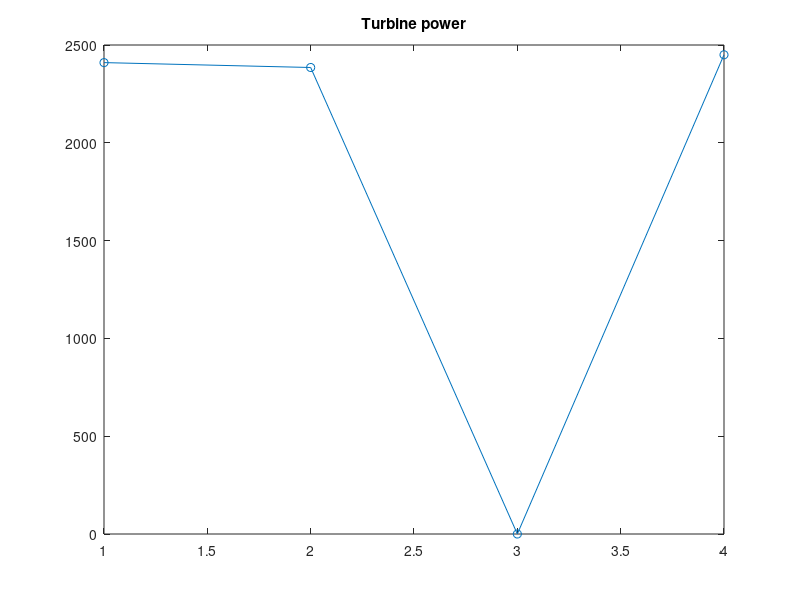

The MATLAB script that drew this image:
% MATLAB sample (shown with Objective-C colours: .m is shared)
power = [2410 2385 0 2450];
online = power > 0;
fprintf('%d of %d online\n', sum(online), numel(power));
plot(power, '-o'); title('Turbine power');
